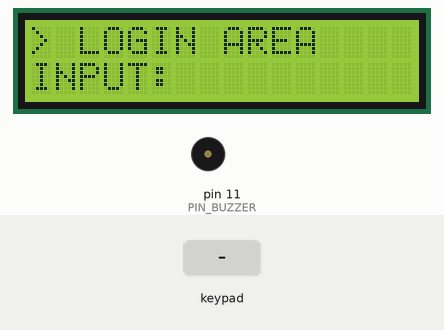
Recording of a sketch running on a simulated Arduino Uno, built with avr-gcc and run on an emulated ATmega328P. On the bench: 16×2 character LCD, buzzer (waves = sounding, pin HIGH). Inputs (shaded band) come from the test bench.

Above: at 1.2 s.
1.3 s: keypad keys 1 2 3 A B # pressed 0.4 s apart
At 3.7 s:
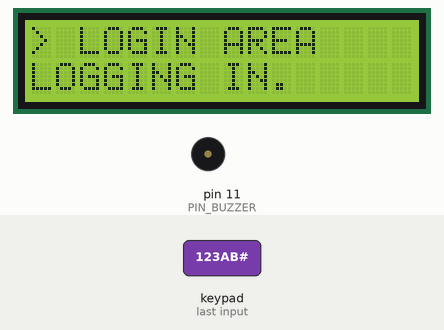
5.2 s: keypad keys 2 3 4 5 A pressed 0.4 s apart
At 9.28 s:
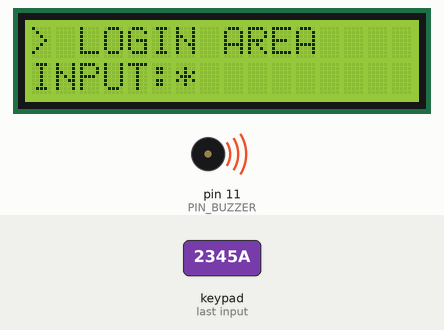
9.6 s: key '1' pressed
At 12.4 s:
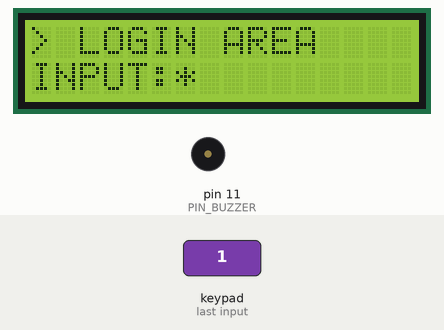
12.6 s: key '2' pressed
At 13.2 s:
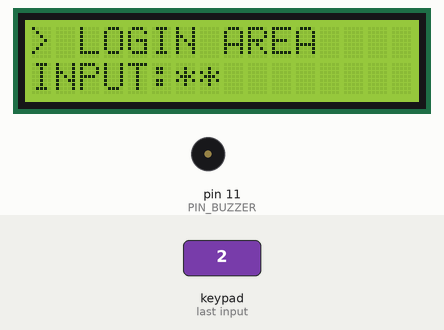
Timing chart, 0 to 15.3 s (numbered marks = the images above; inputs shaded):
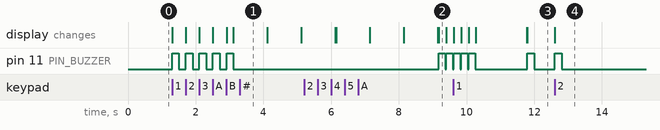

Measured:
- after the input at 1.3 s, pin 11 (PIN_BUZZER): alternates HIGH for 0.20 s and LOW for 0.20 s, 10 changes in all, then stays LOW, starting at once; the display: first changes at once (image 1 shows a later state)
- after the input at 5.2 s, pin 11 (PIN_BUZZER): alternates HIGH for 0.20 s and LOW for 0.02 s, starting after 4.0 s; the display: first differs from a run without the input after 4.0 s (image 2)
- after the input at 9.6 s, the display: first differs from a run without the input after 2.2 s (image 3)
- after the input at 12.6 s, pin 11 (PIN_BUZZER): LOW → HIGH at once, → LOW 0.20 s later; the display: changes at once (image 4)

The sketch:

Login_System.ino
```cpp
#include <Keypad.h>
#include <LiquidCrystal.h>

const byte ROWS = 4; // Jumlah baris Keypad
const byte COLS = 4; // Jumlah kolom Keypad
byte PIN_ROWS[] = { 2,3,4,5 };
byte PIN_COLS[] = { 6,7,8,9 };
char KEYS[4][4] = {
    { '1', '2', '3', 'A' },
    { '4', '5', '6', 'B' },
    { '7', '8', '9', 'C' },
    { '*', '0', '#', 'D' }
};

const int PIN_RS = A5;
const int PIN_E  = A4;
const int PIN_D4 = A3;
const int PIN_D5 = A2;
const int PIN_D6 = A1;
const int PIN_D7 = A0;
const int PIN_BUZZER = 11;
const int PASS_LENGTH = 5;
const char PASSWORD[] = { '1', '2', '3' ,'A', 'B' };
const int MAX_ATTEMPT = 3;

Keypad keypad = Keypad( makeKeymap(KEYS), PIN_ROWS, PIN_COLS, ROWS, COLS );
LiquidCrystal lcd( PIN_RS, PIN_E, PIN_D4, PIN_D5, PIN_D6, PIN_D7 );

int attempt = 0;

void setup(){
    pinMode( PIN_BUZZER, OUTPUT );
    lcd.begin( 16, 2 );
}

void loop(){
    if( login() ) {
        attempt = 0;
        clear_line( 1 );
        lcd.print("LOGGING IN");
        loading_animation();
        login_area();
    } else {
        clear_line( 1 );
        if( ++attempt == MAX_ATTEMPT ) {
            lcd.print("-- BLOCKED --");
            while( true ); // Blok program, reset Arduino untuk mengulang
        }
        String msg = "INVALID [" + String(attempt) + "/" + String(MAX_ATTEMPT) + "]";
        lcd.print(msg);
        delay( 1500 );
    }
}

void loading_animation() {
    for( int i = 0; i < 3; i++ ) {
        lcd.print(".");
        delay( 1000 );
    }
}

void clear_line( int line ) {
    lcd.setCursor( 0, line );
    lcd.print("                "); // Print 16 space untuk clearing
    lcd.setCursor( 0, line );
}

void login_area() {
    lcd.clear();
    lcd.print("DuinoLab.com");
    lcd.setCursor(0,1);
    lcd.print("Press any key...");
    keypad.waitForKey();
    lcd.clear();
    lcd.print("LOGGING OUT");
    loading_animation();
}

bool login() {
    boolean is_correct_password = true;
    char input;

    lcd.clear();
    lcd.print("> LOGIN AREA");
    lcd.setCursor( 0, 1 );
    lcd.print("INPUT:");

    for( int i = 0; i < PASS_LENGTH; i++ ) {
        input = keypad.waitForKey();
        if( input == '*' || input == '#' ) {
            i = -1;
            is_correct_password = true;
            clear_line( 1 );
            lcd.print("INPUT:");
        } else {
            if( is_correct_password ) {
                is_correct_password = (input == PASSWORD[i]);
            }
            lcd.print("*");
            digitalWrite( PIN_BUZZER, HIGH );
            delay( 200 );
            digitalWrite( PIN_BUZZER, LOW );
        }

    }

    return is_correct_password;
}
```
